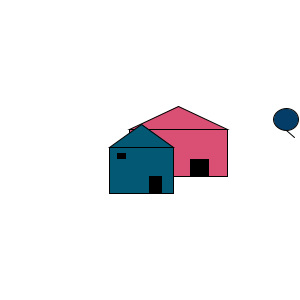
Frame 1 (no input)
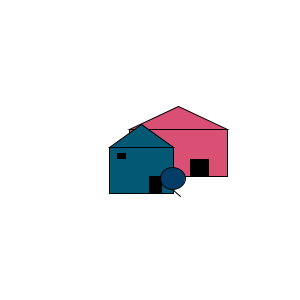
Frame 60 (the mouse pressed at the canvas centre just before this capture)
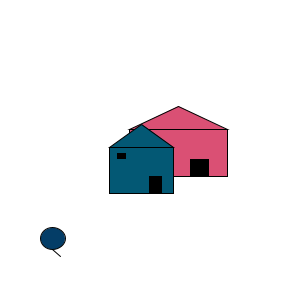
Frame 120 (the mouse held since frame 60 and released just before this capture)

The Processing sketch that drew these frames (run headless with seeded random() and noise(); from frame 60 on, the mouse is pressed at the canvas centre):

// Processing sketch: processing_182077
// ── processing_182077.pde

void setup() {
  smooth();
  size(300, 300);
}

void draw() {
  background(255);
  drawHouse();
  drawBalloon();
}



float balloonX;
float balloonY;
float balloonW;
float balloonH;
float balloonXSpeed;
float balloonYSpeed;
float stringX;
float stringY;
float stringX2;
float stringY2;
boolean balloonInitialized = false;
color c;

void drawBalloon() {
  initializeBalloon();
  physics();
  display();
}

void display() {
  fill(c);

  ellipse(balloonX, balloonY, balloonW, balloonH);
  stringDisplay();
}
void initializeBalloon() {
  if (!balloonInitialized) {
    balloonInitialized = true;//Boolean to prevent reinitialization.
    balloonW = random(15, 30);//Width.
    balloonH = random (20, 35);//Height.
    balloonX = random(0, 300);//X position.
    balloonY = random(0, 300);//Y position.
    balloonXSpeed = 2;
    balloonYSpeed = 1;
    c = color(random(0, 255), random(0, 255), random(0, 255));//Color of balloon.
  }
}

void physics() {
  if (balloonX>300-balloonW/2) {//Right edge boundary.
    balloonX = (300-balloonW/2)+1;
    balloonXSpeed = -2;
  } 
  if (balloonX<balloonW/2) {//Left edge boundary.
    balloonX = (balloonW/2) + 1;
    balloonXSpeed = 2;
  } 
  if (balloonY>300-balloonH/2) {//Bottom edge boundary.
    balloonY = (300-balloonH/2)-1;
    balloonYSpeed = -2;
  } 
  if (balloonY<balloonH/2) {//Top edge boundary.
    balloonY = (balloonH/2)+1;
    balloonYSpeed = 2;
  } 
  balloonX = balloonX + balloonXSpeed;
  balloonY = balloonY + balloonYSpeed;
  string();
}

void string() {
  stringX = balloonX;
  stringY = balloonY+balloonH/2;
  stringX2 = balloonX+balloonW/3;
  stringY2 = balloonY+balloonH/2+balloonH/3;
}

void stringDisplay() {
  line(stringX, stringY, stringX2, stringY2);
}

float houseBodyX;
float houseBodyY;
float houseBodyH;
float houseBodyW;
float house2BodyX;
float house2BodyY;
float house2BodyH;
float house2BodyW;
boolean houseInitialized = false;
boolean house2Initialized = false;
color b;
color b2;
void drawHouse() {
  houseInitialization();
  houseDisplay();
  house2Initialization();
  house2Display();
}

void house2Initialization() {
  if (!house2Initialized) {
    house2BodyX = random(0, 200);
    house2BodyY = random(70, 300);
    house2BodyW = random(60, 100);
    house2BodyH = random(40, 70);
    b2 = color(random(0, 255), random(0, 255), random(0, 255));//Color of balloon.
    house2Initialized = true;
  }
}

void houseInitialization() {
  if (!houseInitialized) {
    houseBodyX = random(0, 200);
    houseBodyY = random(70, 300);
    houseBodyW = random(60, 100);
    houseBodyH = random(40, 70);
    b = color(random(0, 255), random(0, 255), random(0, 255));//Color of balloon.
    houseInitialized = true;
  }
}

void house2Display() {
  fill(b2);
  rect(house2BodyX, house2BodyY, house2BodyW, house2BodyH);//Body of the house2.
  triangle(house2BodyX, house2BodyY, house2BodyX + house2BodyW, house2BodyY, house2BodyX + house2BodyW/2, house2BodyY-house2BodyH/2);//Roof
  fill(0);//Color of the door.
  println (house2BodyX/2);
  rect(house2BodyX + 5*(house2BodyW)/8, house2BodyY + house2BodyH - (3*(house2BodyH)/2)/4, (3*house2BodyW)/16, ((3*house2BodyH)/2)/4);//Door
  rect(house2BodyX + house2BodyW/8, house2BodyY+house2BodyH/8, house2BodyW/8, house2BodyH/8);//Window
}

void houseDisplay() {
  fill(b);
  rect(houseBodyX, houseBodyY, houseBodyW, houseBodyH);//Body of the house.
  triangle(houseBodyX, houseBodyY, houseBodyX + houseBodyW, houseBodyY, houseBodyX+houseBodyW/2, houseBodyY-houseBodyH/2);//Roof
  fill(0);//Color of the door.
  rect(houseBodyX + 5*(houseBodyW)/8, houseBodyY + houseBodyH - (3*(houseBodyH)/2)/4, (3*houseBodyW)/16, ((3*houseBodyH)/2)/4);//Door
  rect(houseBodyX + houseBodyW/8, houseBodyY+houseBodyH/8, houseBodyW/8, houseBodyH/8);//Window
}
